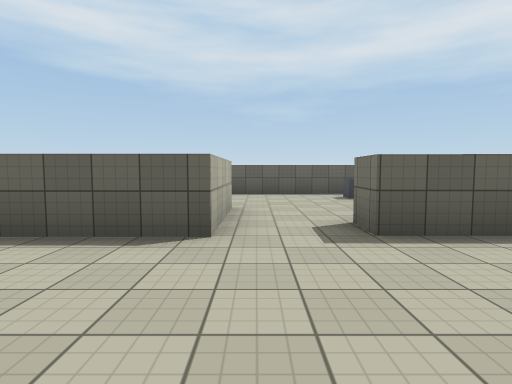
View 1 (above)

13 first-person views from a walk through a scene from a Unity 3-D project. The camera is 1.4 m above the floor, tilts 4° down and sees 80° across. The floor is counted in squares, 2 m on a side. Each view is taken from the middle of a square. On the plan, view 1 faces up. The plan holds only what a view shows up to about 10 squares ahead; the rest is blank. The place goes on beyond the plan. The player character is not drawn. Some animated figures are left out. Surface patterns are stand-ins for the level's own textures.

View 2
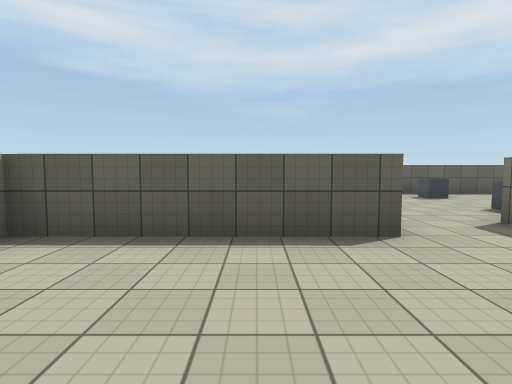

View 3
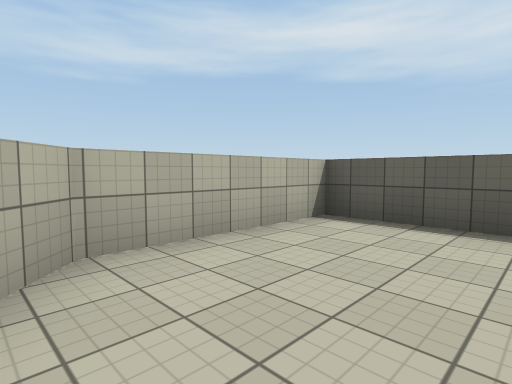

View 4
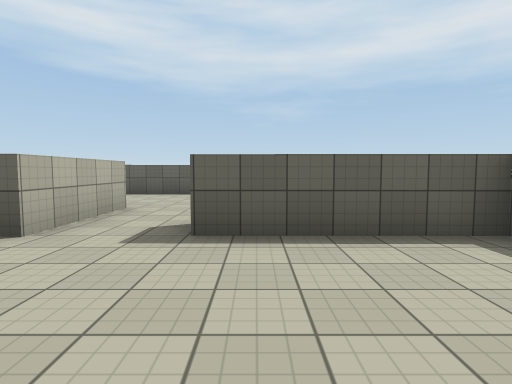

View 5
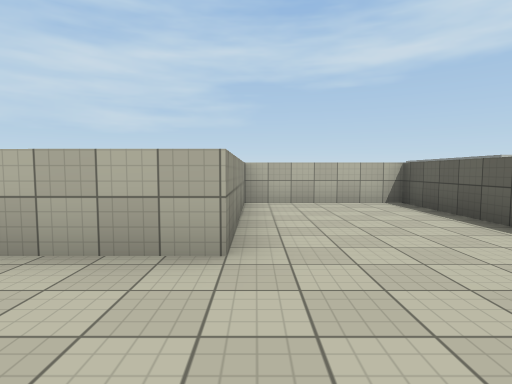

View 6
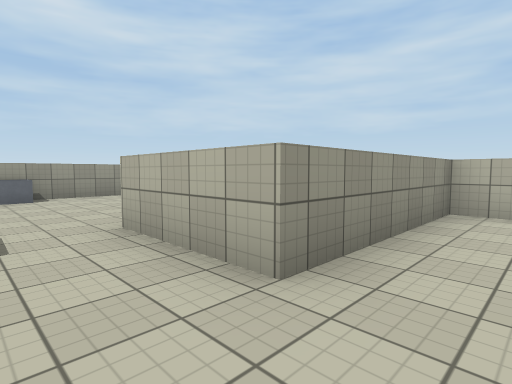

View 7
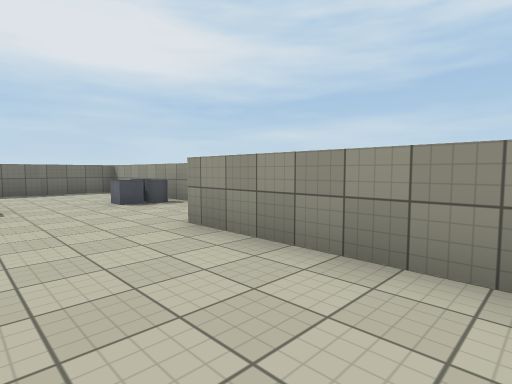

View 8
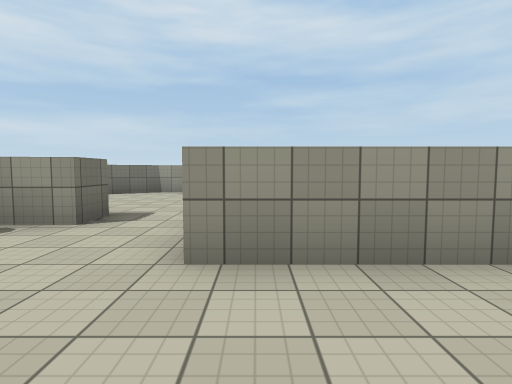

View 9
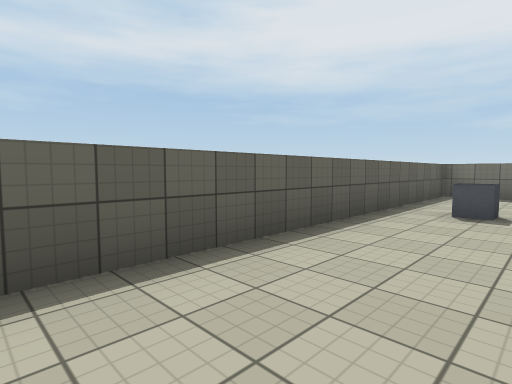

View 10
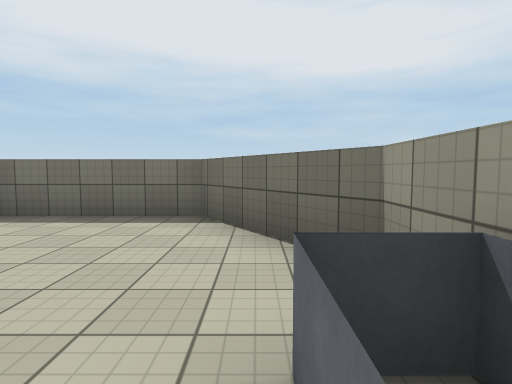

View 11
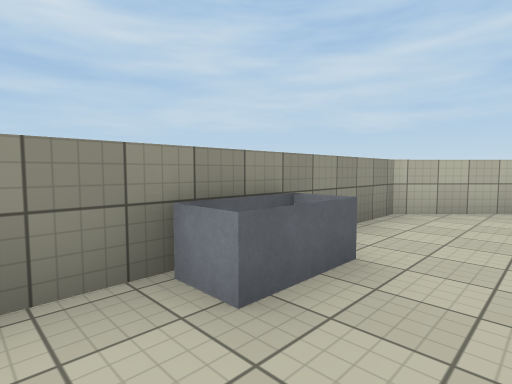

View 12
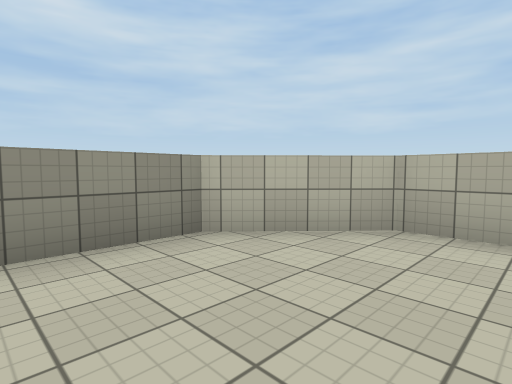

View 13
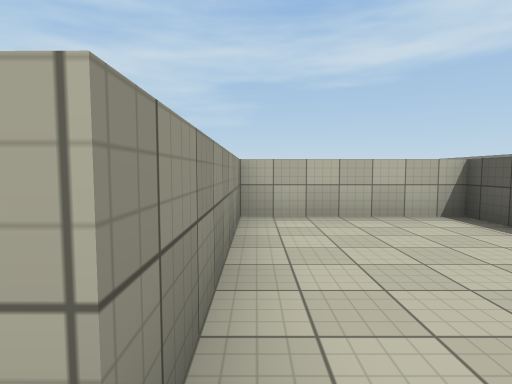

### Floor plan
Ten units are one square. View 1 is at (0, 0); x grows to the right and y downward. Boxes are objects, and circles mark ways between rooms. Rooms are numbered by the first view taken in them; rooms with no view inside come last. Other rooms are left out.
<svg viewBox="-52 -97 122 121">
<path fill="none" stroke="#000" d="M-5 -58 -5 -32 -46 -32 -47 3 -30 19 22 19 47 2 47 -31 13 -32 13 -41M-3 11 -3 18M-4 11 10 11 10 18M10 19 10 11M13 -41 65 -42 64 -71M64 -78 64 -92 -46 -92 -46 -58 -5 -58M28 -76 28 -81M29 -76 23 -76 23 -82M23 -50 23 -56 29 -56"/>
<circle cx="5" cy="-45" r="3" fill="#2a7"/>
<text x="0" y="-10">1</text>
<text x="10" y="-70">2</text>
</svg>
Room 1 opens to room 2.

Where each view was taken, in squares from view 1:
view 1: 0 up, 0 right, facing up
view 2: 0 up, 2 left, facing up
view 3: 1 down, 2 left, facing up-left
view 4: 0 up, 2 right, facing up
view 5: 6 up, 2 right, facing left
view 6: 7 up, 1 right, facing down-left
view 7: 8 up, 4 left, facing down-right
view 8: 8 up, 1 left, facing down
view 9: 7 up, 3 left, facing up-right
view 10: 1 down, 0 right, facing right
view 11: 0 up, 2 right, facing down-left
view 12: 1 up, 1 left, facing down-left
view 13: 6 up, 0 right, facing left
